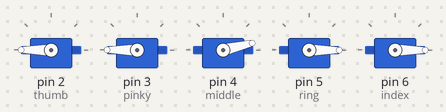
A sketch run on a simulated Arduino Uno, built with avr-gcc and run on an emulated ATmega328P. Parts: 5 × servo. At 38.8 s the program stops and its outputs stay as they are.

Above: at 0.15 s.
At 5.5 s:
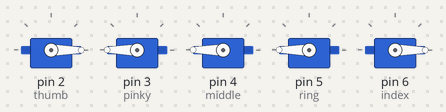
At 11.77 s:
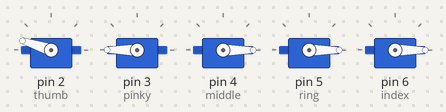
At 18.5 s:
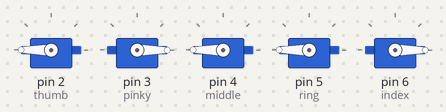
At 31.4 s:
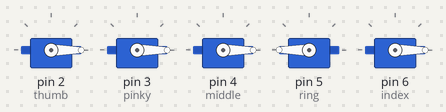
At 37.9 s:
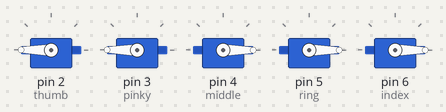
Timing chart, 0 to 39.4 s (numbered marks = the images above):
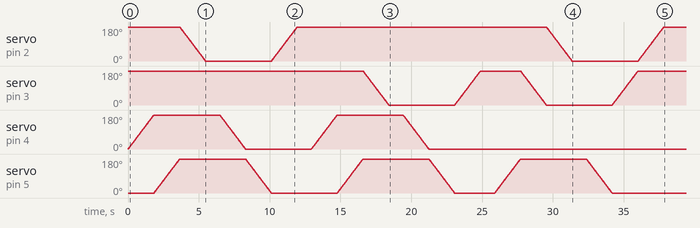

The sketch:

servotest1.ino
```cpp
#include <Servo.h>

Servo thumb;
Servo pinky;
Servo middle;
Servo ring;
Servo index;

int pos = 0;

void setup() {
  Serial.begin(9600);
  thumb.attach(2);
  pinky.attach(3);
  middle.attach(4);
  ring.attach(5);
  index.attach(6);

  thumb.write(180);
  pinky.write(180);
  middle.write(0);
  ring.write(0);
  index.write(0);
}

void fullFlex(Servo& s, int start) {
  for (pos = start; pos <= 180 + start; pos += 1) {
    s.write(pos);
    delay(10);
  }
}

void fullFlexReturn(Servo& s, int start) {
  for (pos = start + 180; pos >= start; pos -= 1) {
    s.write(pos);
    delay(10);
  }
}

void halfFlex(Servo& s) {
  for (pos = 0; pos <= 90; pos += 1) {
    s.write(pos);
    delay(10);
  }
}

void halfFlexReturn(Servo& s) {
  for (pos = 90; pos >= 0; pos -= 1) {
    s.write(pos);
    delay(10);
  }
}

// perform the ASL gesture for 'i love you'
void ily() {
  fullFlex(middle, 0);
  fullFlex(ring, 0);
  fullFlexReturn(thumb, 0);
  delay(1000);
  fullFlexReturn(middle, 0);
  fullFlexReturn(ring, 0);
  fullFlex(thumb, 0);
}

// perform the ASL letter L
void letterL() {
  fullFlex(middle, 0);
  fullFlex(ring, 0);
  fullFlexReturn(pinky, 0);
  delay(1000);
  fullFlexReturn(middle, 0);
  fullFlexReturn(ring, 0);
  fullFlex(pinky, 0);
}

// perform the ASL letter V
void letterV() {
  fullFlex(ring, 0);
  fullFlexReturn(pinky, 0);
  fullFlexReturn(thumb, 0);
  delay(1000);
  fullFlexReturn(ring, 0);
  fullFlex(pinky, 0);
  fullFlex(thumb, 0);
}

// test all fingers' flexion one by one
void test() {
  fullFlexReturn(thumb, 0);
  fullFlex(thumb, 0);

  fullFlexReturn(pinky, 0);
  fullFlex(pinky, 0);

  fullFlex(middle, 0);
  fullFlexReturn(middle, 0);

  fullFlex(ring, 0);
  fullFlexReturn(ring, 0);

  fullFlex(index, 0);
  fullFlexReturn(index, 0);
}

void loop() {
  ily();
  delay(1000);
  letterL();
  delay(1000);
  letterV();
  delay(1000);
  exit(0);
  // if (Serial.available()) {
  //   String input = Serial.readStringUntil('\n');
  //   input.trim();

  //   int thumbVal = input.charAt(0) - '0';
  //   if (thumbVal == 1) {
  //     fullFlex();
  //   } else {
  //     fullFlexReturn();
  //   }
  // }
}
```
